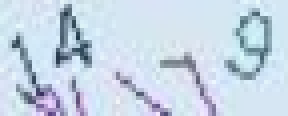
#> input picture Web Spider/Login_try/code/get_captcha.png, 72 x 29 px (shown 4 times larger)
$ python captcha1.py
#> lines starting #> are read from the running program, lines starting #| are printed output that depends on the picture; after the words box and inside, x2 and y2 are one past the last pixel; in counts of white or black regions, pixels touching at a corner belong together
import ddddocr
import numpy as np
import cv2


# [43 lines left out: functions interference_line, remove_noise, not called in this run]


def get_result(img):
    # 二值化处理
    t, img = cv2.threshold(img, 200, 230, cv2.THRESH_BINARY)
    # 去噪声
    # img = remove_noise(img)
    # 去线
    # img = interference_line(img)
    # 滤波
    # 定义卷积核
    kernel = np.random.randn(2, 2)
    img = cv2.morphologyEx(img, cv2.MORPH_OPEN, kernel)
    # img = cv2.erode(img, kernel)
    # img = cv2.dilate(img, kernel)

    cv2.imwrite('final_captcha.png', img)

    with open('final_captcha.png', 'rb') as f:
        img = f.read()
    # 识别+计算
    ocr = ddddocr.DdddOcr()
    res = ocr.classification(img) + '='
    print(res)
    ans = 0

    if 'o' in res:
        res = res.replace('o', '0')
    if 'O' in res:
        res = res.replace('O', '0')
    if 'J' in res:
        res = res.replace('J', '1')
    if 'j' in res:
        res = res.replace('j', '1')
    if 'F' in res:
        res = res.replace('F', '+')
    if 'f' in res:
        res = res.replace('f', '+')
    if 'S' in res:
        res = res.replace('S', '5')
    if 's' in res:
        res = res.replace('s', '5')
    if 'b' in res:
        res = res.replace('b', '6')
    if 'B' in res:
        res = res.replace('B', '8')
    if 'r' in res:
        res = res.replace('r', '+')
    if 'g' in res:
        res = res.replace('g', '9')
    if 't' in res:
        res = res.replace('t', '+')
    if '一' in res:
        res = res.replace('一', '-')
    if 'x' in res:
        res = res.replace('x', '+')
    if '+' in res:
        ans = int(res.split('+')[0]) + int(res.split('+')[1][:-1])
        print(ans)
    if '-' in res:
        ans = int(res.split('-')[0]) - int(res.split('-')[1][:-1])
        print(ans)

    return ans


if __name__ == '__main__':
    image = cv2.imread('get_captcha.png', cv2.IMREAD_GRAYSCALE)
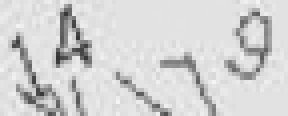
#> image: shape (29, 72) (shown 4 times larger); min 52, max 244, mean 210.6
    answer = get_result(image)
#> in get_result, `t, img = cv2.threshold(img, 200, 230, cv2.THRESH_BINARY)`:
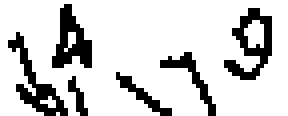
#> img: shape (29, 72) (shown 4 times larger); values 0 (black) and 230 (white), 81.9% white; black in thin lines or dots, all inside (x1, y1, x2, y2) = (2, 1, 68, 29)
#> in get_result, `img = cv2.morphologyEx(img, cv2.MORPH_OPEN, kernel)`:
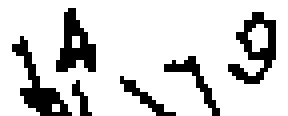
#> img: shape (29, 72) (shown 4 times larger); values 0 (black) and 230 (white), 81.9% white; black in thin lines or dots, all inside (x1, y1, x2, y2) = (3, 2, 69, 29)
#> (the run stopped early here; a loop or call above may not have finished)
